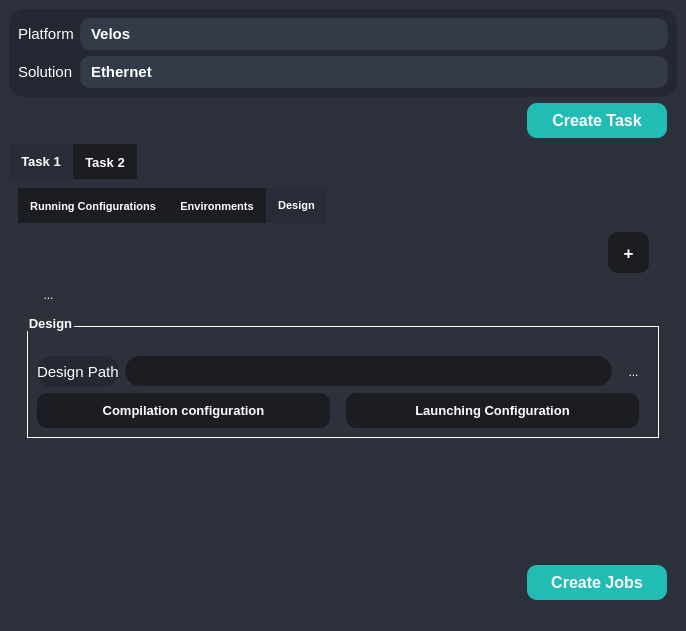
<?xml version="1.0" encoding="UTF-8"?>
<ui version="4.0">
 <class>MainWindow</class>
 <widget class="QMainWindow" name="MainWindow">
  <property name="geometry">
   <rect>
    <x>0</x>
    <y>0</y>
    <width>686</width>
    <height>631</height>
   </rect>
  </property>
  <property name="windowTitle">
   <string>MainWindow</string>
  </property>
  <property name="styleSheet">
   <string notr="true">QWidget{
	background-color: rgb(44, 49, 59);
	color: white;
}

#MainWindow, #scrollAreaWidgetContents{
	background-color: rgb(44, 49, 59);
}</string>
  </property>
  <widget class="QWidget" name="centralwidget">
   <property name="styleSheet">
    <string notr="true">/* QFrame */
QFrame {
	border-radius: 15px;
	background-color: rgb(37, 40, 50);
}
/* Label */
QLabel{
	color: rgb(255, 255, 255);
}
/* ToolButton */
QToolButton {
	border: 0px;
	width: 28px;
	height: 28px;
	background-color: transparent;
	color: rgb(255, 255, 255);
	border-radius: 15px;
}
QToolButton:hover {
	background-color: rgb(57, 65, 80);
	border: 2px solid rgb(61, 70, 86);
}
QToolButton:pressed {
	background-color: rgb(35, 40, 49);
	border: 2px solid rgb(43, 50, 61);
}
/* Button */
QPushButton {
	border: 0px solid rgb(52, 59, 72);
	background-color: rgb(52, 59, 72);
	color: rgb(255, 255, 255);
	border-radius: 10px;
	margin-right:10px;
}
QPushButton:hover {
	background-color: rgb(57, 65, 80);
	border: 5px solid transparent;
}
QPushButton:pressed {
	background-color: rgb(35, 40, 49);
	border: 7px solid transparent;
}
QPushButton:disabled {
	background-color: rgb(102, 109, 122);
	color: rgb(168, 168, 168);
}
/* ComboBox */
QScrollBar:horizontal {
	border: none;
	background: rgb(52, 59, 72);
	height: 14px;
	margin: 0px 21px 0 21px;
	border-radius: 0px;
}
QFrame QScrollBar:vertical {
	border: none;
	background: rgb(52, 59, 72);
	width: 14px;
	margin: 21px 0 21px 0;
	border-radius: 0px;
}

QScrollBar::handle:horizontal {
	background: rgb(85, 170, 255);
	min-width: 25px;
	border-radius: 7px
}
QScrollBar::add-line:horizontal {
	border: none;
	background: rgb(55, 63, 77);
	width: 20px;
	border-top-right-radius: 7px;
	border-bottom-right-radius: 7px;
	subcontrol-position: right;
	subcontrol-origin: margin;
}
QScrollBar::sub-line:horizontal {
	border: none;
	background: rgb(55, 63, 77);
	width: 20px;
	border-top-left-radius: 7px;
	border-bottom-left-radius: 7px;
	subcontrol-position: left;
	subcontrol-origin: margin;
}
QScrollBar::up-arrow:horizontal, QScrollBar::down-arrow:horizontal
{
	background: none;
}
QScrollBar::add-page:horizontal, QScrollBar::sub-page:horizontal
{
	background: none;
}
QScrollBar::handle:vertical {
	background: rgb(85, 170, 255);
	min-height: 25px;
	border-radius: 7px
}
QScrollBar::add-line:vertical {
	border: none;
	background: rgb(55, 63, 77);
	height: 20px;
	border-bottom-left-radius: 7px;
	border-bottom-right-radius: 7px;
	subcontrol-position: bottom;
	subcontrol-origin: margin;
}
QScrollBar::sub-line:vertical {
	border: none;
	background: rgb(55, 63, 77);
	height: 20px;
	border-top-left-radius: 7px;
	border-top-right-radius: 7px;
	subcontrol-position: top;
	subcontrol-origin: margin;
}
QScrollBar::up-arrow:vertical, QScrollBar::down-arrow:vertical {
	background: none;
}
QScrollBar::add-page:vertical, QScrollBar::sub-page:vertical {
	background: none;
}
QComboBox {
	background-color: rgb(52, 59, 72);
	border: 1px solid rgb(49, 54, 65);
	height: 30px;
	border-radius: 10px;
	padding-left: 10px;
	padding-right: 15px;
	color: rgb(255, 255, 255);
}
QComboBox QAbstractItemView {
    background-color:rgb(27, 29, 35);
	border: 0px;
	color: #fff;
    selection-background-color: rgb(22, 51, 79);
    outline: none;
}
QComboBox QAbstractItemView::item:selected {
    background-color: rgb(22, 51, 79);
}
QComboBox::drop-down {
	border: 0px;
}
QComboBox::down-arrow{
	image: url(&quot;:/icons/icons/cil-chevron-bottom.png&quot;);
	width:15px;
	height:15px;
	margin-right:15px;
}
QComboBox:on {
	border: 0px solid rgb(61, 70, 86);
	background-color: rgb(57, 65, 80)
}
QComboBox QListView {
	background-color: rgb(27, 29, 35);
	border-radius: 10px;
	color: #FFF;
	padding: 10px;
}
QComboBox:disabled {
	background-color: #808080;
}
/* QGroupBox  */
QGroupBox::title{
	color: rgb(255, 255, 255);
	margin-top: 10px;
	bottom: 20px;
}
QGroupBox{
	margin-top: 10px;
	background-color: transparent;
    border: 1px solid rgb(255, 255, 255);
	padding-top: 20px;
}
/* LineEdit */
QLineEdit{
	border: 0px solid rgb(37, 39, 48);
	height: 30px;
	border-radius: 15px;
	color: white;
	padding-left: 20px;
	padding-right: 20px;
	background-color: rgb(27, 29, 35);
}
QLineEdit:hover{
	border: 2px solid rgb(64, 71, 88)
}
QLineEdit:focus{
	border: 3px solid rgb(91, 101, 124);
	color: white;
}
QLineEdit:disabled {
	background-color: #808080;
}
/* Table */
QFrame QScrollBar:horizontal {
    border: none;
    background: rgb(52, 59, 72);
    height: 14px;
    margin: 0px 21px 0 21px;
	border-radius: 0px;
}
 QFrame QScrollBar:vertical {
	border: none;
    background: rgb(52, 59, 72);
    width: 14px;
    margin: 21px 0 21px 0;
	border-radius: 0px;
 }

QScrollBar::handle:horizontal {
    background: rgb(85, 170, 255);
    min-width: 25px;
	border-radius: 7px
}
QScrollBar::add-line:horizontal {
    border: none;
    background: rgb(55, 63, 77);
    width: 20px;
	border-top-right-radius: 7px;
    border-bottom-right-radius: 7px;
    subcontrol-position: right;
    subcontrol-origin: margin;
}
QScrollBar::sub-line:horizontal {
    border: none;
    background: rgb(55, 63, 77);
    width: 20px;
	border-top-left-radius: 7px;
    border-bottom-left-radius: 7px;
    subcontrol-position: left;
    subcontrol-origin: margin;
}
QScrollBar::up-arrow:horizontal, QScrollBar::down-arrow:horizontal
{
     background: none;
}
QScrollBar::add-page:horizontal, QScrollBar::sub-page:horizontal
{
     background: none;
}
 QScrollBar::handle:vertical {
	background: rgb(85, 170, 255);
    min-height: 25px;
	border-radius: 7px
 }
 QScrollBar::add-line:vertical {
     border: none;
    background: rgb(55, 63, 77);
     height: 20px;
	border-bottom-left-radius: 7px;
    border-bottom-right-radius: 7px;
     subcontrol-position: bottom;
     subcontrol-origin: margin;
 }
 QScrollBar::sub-line:vertical {
	border: none;
    background: rgb(55, 63, 77);
     height: 20px;
	border-top-left-radius: 7px;
    border-top-right-radius: 7px;
     subcontrol-position: top;
     subcontrol-origin: margin;
 }
 QScrollBar::up-arrow:vertical, QScrollBar::down-arrow:vertical {
     background: none;
 }
 QScrollBar::add-page:vertical, QScrollBar::sub-page:vertical {
     background: none;
 }
QTableWidget {
	background-color: rgb(39, 44, 54);
	padding: 10px;
	border-radius: 10px;
	gridline-color: rgb(49, 54, 65);
}
QTableWidget::item:selected{
	background-color: rgb(85, 170, 255);
	background-color: rgb(44, 49, 59);
}
QHeaderView::section{
	Background-color: rgb(39, 44, 54);
	border: 1px solid rgb(44, 49, 60);
	color: white;
	border-style: none;
    border-bottom: 1px solid rgb(44, 49, 60);
    border-right: 1px solid rgb(44, 49, 60);
}
/* Tab */
QTabBar::tab{
	height:35px;
}
QTabWidget::pane {
 	border: 0px solid rgb(39, 44, 54);
 	color: rgb(255, 255, 255);
}
QTabBar::tab:selected{
	background-color:rgb(39, 44, 54);
 	color: rgb(255, 255, 255);
}
QTabBar::tab:!selected{
	background-color: rgb(30, 35, 45);
 	color: rgb(255, 255, 255);
}
QTabBar::tab:!selected:hover{
	background-color: rgb(85, 170, 255);
 	color: rgb(255, 255, 255);
}
/* Splitter */
QSplitter::handle{
	background-color: gray;
}</string>
   </property>
   <layout class="QGridLayout" name="gridLayout_2">
    <item row="2" column="0">
     <layout class="QHBoxLayout" name="horizontalLayout">
      <item>
       <spacer name="horizontalSpacer_2">
        <property name="orientation">
         <enum>Qt::Horizontal</enum>
        </property>
        <property name="sizeHint" stdset="0">
         <size>
          <width>40</width>
          <height>20</height>
         </size>
        </property>
       </spacer>
      </item>
      <item>
       <widget class="QPushButton" name="pushButtonCreate_2">
        <property name="minimumSize">
         <size>
          <width>150</width>
          <height>35</height>
         </size>
        </property>
        <property name="font">
         <font>
          <pointsize>12</pointsize>
          <bold>true</bold>
         </font>
        </property>
        <property name="styleSheet">
         <string notr="true">QPushButton {
	background-color: rgb(33, 188, 180);
}

QPushButton:hover {
	background-color: rgb(84, 195, 195);
}

QPushButton:pressed {
	background-color: rgb(25, 154, 147);
}

QPushButton:disabled {
	background-color: rgb(180, 180, 180);
	color: rgb(100, 100, 100);
}
</string>
        </property>
        <property name="text">
         <string>Create Jobs</string>
        </property>
       </widget>
      </item>
     </layout>
    </item>
    <item row="0" column="0">
     <layout class="QGridLayout" name="gridLayout">
      <item row="0" column="0" colspan="2">
       <widget class="QFrame" name="config_frame_2">
        <property name="sizePolicy">
         <sizepolicy hsizetype="Expanding" vsizetype="Fixed">
          <horstretch>0</horstretch>
          <verstretch>0</verstretch>
         </sizepolicy>
        </property>
        <property name="maximumSize">
         <size>
          <width>16777215</width>
          <height>134</height>
         </size>
        </property>
        <property name="frameShape">
         <enum>QFrame::StyledPanel</enum>
        </property>
        <property name="frameShadow">
         <enum>QFrame::Raised</enum>
        </property>
        <layout class="QGridLayout" name="gridLayout_4">
         <item row="0" column="0">
          <layout class="QFormLayout" name="formLayout_2">
           <item row="0" column="0">
            <widget class="QLabel" name="directoryLabel_2">
             <property name="sizePolicy">
              <sizepolicy hsizetype="Expanding" vsizetype="Expanding">
               <horstretch>0</horstretch>
               <verstretch>0</verstretch>
              </sizepolicy>
             </property>
             <property name="font">
              <font>
               <family>MS Shell Dlg 2</family>
               <pointsize>11</pointsize>
               <italic>false</italic>
               <bold>false</bold>
              </font>
             </property>
             <property name="lineWidth">
              <number>0</number>
             </property>
             <property name="text">
              <string>Platform</string>
             </property>
            </widget>
           </item>
           <item row="0" column="1">
            <widget class="QComboBox" name="comboBox_2">
             <property name="font">
              <font>
               <pointsize>11</pointsize>
               <bold>true</bold>
              </font>
             </property>
             <item>
              <property name="text">
               <string>Velos</string>
              </property>
             </item>
             <item>
              <property name="text">
               <string>VPS</string>
              </property>
             </item>
            </widget>
           </item>
           <item row="1" column="0">
            <widget class="QLabel" name="platformLabel_3">
             <property name="font">
              <font>
               <family>MS Shell Dlg 2</family>
               <pointsize>11</pointsize>
               <italic>false</italic>
               <bold>false</bold>
              </font>
             </property>
             <property name="text">
              <string>Solution</string>
             </property>
            </widget>
           </item>
           <item row="1" column="1">
            <widget class="QComboBox" name="platformComboBox_2">
             <property name="font">
              <font>
               <family>Nirmala UI</family>
               <pointsize>11</pointsize>
               <italic>false</italic>
               <bold>true</bold>
              </font>
             </property>
             <property name="styleSheet">
              <string notr="true"/>
             </property>
             <item>
              <property name="text">
               <string>Ethernet</string>
              </property>
             </item>
             <item>
              <property name="text">
               <string>5G</string>
              </property>
             </item>
            </widget>
           </item>
          </layout>
         </item>
        </layout>
       </widget>
      </item>
      <item row="1" column="0">
       <spacer name="horizontalSpacer">
        <property name="orientation">
         <enum>Qt::Horizontal</enum>
        </property>
        <property name="sizeHint" stdset="0">
         <size>
          <width>548</width>
          <height>20</height>
         </size>
        </property>
       </spacer>
      </item>
      <item row="1" column="1">
       <widget class="QPushButton" name="pushButtonCreate">
        <property name="minimumSize">
         <size>
          <width>150</width>
          <height>35</height>
         </size>
        </property>
        <property name="font">
         <font>
          <pointsize>12</pointsize>
          <bold>true</bold>
         </font>
        </property>
        <property name="styleSheet">
         <string notr="true">QPushButton {
	background-color: rgb(33, 188, 180);
}

QPushButton:hover {
	background-color: rgb(84, 195, 195);
}

QPushButton:pressed {
	background-color: rgb(25, 154, 147);
}

QPushButton:disabled {
	background-color: rgb(180, 180, 180);
	color: rgb(100, 100, 100);
}
</string>
        </property>
        <property name="text">
         <string>Create Task</string>
        </property>
       </widget>
      </item>
     </layout>
    </item>
    <item row="1" column="0">
     <widget class="QTabWidget" name="Job">
      <property name="palette">
       <palette>
        <active>
         <colorrole role="WindowText">
          <brush brushstyle="SolidPattern">
           <color alpha="255">
            <red>255</red>
            <green>255</green>
            <blue>255</blue>
           </color>
          </brush>
         </colorrole>
         <colorrole role="Button">
          <brush brushstyle="SolidPattern">
           <color alpha="255">
            <red>44</red>
            <green>49</green>
            <blue>59</blue>
           </color>
          </brush>
         </colorrole>
         <colorrole role="Text">
          <brush brushstyle="SolidPattern">
           <color alpha="255">
            <red>255</red>
            <green>255</green>
            <blue>255</blue>
           </color>
          </brush>
         </colorrole>
         <colorrole role="ButtonText">
          <brush brushstyle="SolidPattern">
           <color alpha="255">
            <red>255</red>
            <green>255</green>
            <blue>255</blue>
           </color>
          </brush>
         </colorrole>
         <colorrole role="Base">
          <brush brushstyle="SolidPattern">
           <color alpha="255">
            <red>44</red>
            <green>49</green>
            <blue>59</blue>
           </color>
          </brush>
         </colorrole>
         <colorrole role="Window">
          <brush brushstyle="SolidPattern">
           <color alpha="255">
            <red>44</red>
            <green>49</green>
            <blue>59</blue>
           </color>
          </brush>
         </colorrole>
         <colorrole role="PlaceholderText">
          <brush brushstyle="SolidPattern">
           <color alpha="128">
            <red>255</red>
            <green>255</green>
            <blue>255</blue>
           </color>
          </brush>
         </colorrole>
        </active>
        <inactive>
         <colorrole role="WindowText">
          <brush brushstyle="SolidPattern">
           <color alpha="255">
            <red>255</red>
            <green>255</green>
            <blue>255</blue>
           </color>
          </brush>
         </colorrole>
         <colorrole role="Button">
          <brush brushstyle="SolidPattern">
           <color alpha="255">
            <red>44</red>
            <green>49</green>
            <blue>59</blue>
           </color>
          </brush>
         </colorrole>
         <colorrole role="Text">
          <brush brushstyle="SolidPattern">
           <color alpha="255">
            <red>255</red>
            <green>255</green>
            <blue>255</blue>
           </color>
          </brush>
         </colorrole>
         <colorrole role="ButtonText">
          <brush brushstyle="SolidPattern">
           <color alpha="255">
            <red>255</red>
            <green>255</green>
            <blue>255</blue>
           </color>
          </brush>
         </colorrole>
         <colorrole role="Base">
          <brush brushstyle="SolidPattern">
           <color alpha="255">
            <red>44</red>
            <green>49</green>
            <blue>59</blue>
           </color>
          </brush>
         </colorrole>
         <colorrole role="Window">
          <brush brushstyle="SolidPattern">
           <color alpha="255">
            <red>44</red>
            <green>49</green>
            <blue>59</blue>
           </color>
          </brush>
         </colorrole>
         <colorrole role="PlaceholderText">
          <brush brushstyle="SolidPattern">
           <color alpha="128">
            <red>255</red>
            <green>255</green>
            <blue>255</blue>
           </color>
          </brush>
         </colorrole>
        </inactive>
        <disabled>
         <colorrole role="WindowText">
          <brush brushstyle="SolidPattern">
           <color alpha="255">
            <red>255</red>
            <green>255</green>
            <blue>255</blue>
           </color>
          </brush>
         </colorrole>
         <colorrole role="Button">
          <brush brushstyle="SolidPattern">
           <color alpha="255">
            <red>44</red>
            <green>49</green>
            <blue>59</blue>
           </color>
          </brush>
         </colorrole>
         <colorrole role="Text">
          <brush brushstyle="SolidPattern">
           <color alpha="255">
            <red>255</red>
            <green>255</green>
            <blue>255</blue>
           </color>
          </brush>
         </colorrole>
         <colorrole role="ButtonText">
          <brush brushstyle="SolidPattern">
           <color alpha="255">
            <red>255</red>
            <green>255</green>
            <blue>255</blue>
           </color>
          </brush>
         </colorrole>
         <colorrole role="Base">
          <brush brushstyle="SolidPattern">
           <color alpha="255">
            <red>44</red>
            <green>49</green>
            <blue>59</blue>
           </color>
          </brush>
         </colorrole>
         <colorrole role="Window">
          <brush brushstyle="SolidPattern">
           <color alpha="255">
            <red>44</red>
            <green>49</green>
            <blue>59</blue>
           </color>
          </brush>
         </colorrole>
         <colorrole role="PlaceholderText">
          <brush brushstyle="SolidPattern">
           <color alpha="128">
            <red>255</red>
            <green>255</green>
            <blue>255</blue>
           </color>
          </brush>
         </colorrole>
        </disabled>
       </palette>
      </property>
      <property name="font">
       <font>
        <pointsize>10</pointsize>
        <bold>true</bold>
       </font>
      </property>
      <property name="styleSheet">
       <string notr="true">
QTabWidget::pane{
border-color:none;
}
QTabWidget:tab-bar {
border-color:none;
}
QTabBar:tab:selected{
background-color:#282c37;
color:white;
}
QTabBar:tab:!selected{
background-color:#1b1d22;
color:white;
}
</string>
      </property>
      <property name="currentIndex">
       <number>0</number>
      </property>
      <widget class="QWidget" name="Task_1">
       <property name="styleSheet">
        <string notr="true">background-color: #292c36;
/* ToolButton */
QToolButton {
	border: 0px;
	width: 28px;
	height: 28px;
	background-color: transparent;
	color: rgb(255, 255, 255);
	border-radius: 15px;
}
QToolButton:hover {
	background-color: rgb(57, 65, 80);
	border: 2px solid rgb(61, 70, 86);
}
QToolButton:pressed {
	background-color: rgb(35, 40, 49);
	border: 2px solid rgb(43, 50, 61);
}
QPushButton{
	background-color: rgb(27, 29, 35);
}</string>
       </property>
       <attribute name="title">
        <string>Task 1</string>
       </attribute>
       <layout class="QGridLayout" name="gridLayout_3">
        <item row="0" column="0">
         <widget class="QTabWidget" name="tabWidget">
          <property name="font">
           <font>
            <pointsize>8</pointsize>
            <bold>true</bold>
           </font>
          </property>
          <property name="styleSheet">
           <string notr="true">background-color:rgb(37, 40, 50);
QLineEdit{
	border: 0px solid rgb(37, 39, 48);
	height: 30px;
	border-radius: 15px;
	color: white;
	padding-left: 20px;
	padding-right: 20px;
	background-color: red;
}
QLineEdit:hover{
	border: 2px solid rgb(64, 71, 88)
}
QLineEdit:focus{
	border: 3px solid rgb(91, 101, 124);
	color: white;
}
QLineEdit:disabled {
	background-color: #808080;
}
QLineEdit{
	border: 0px solid rgb(37, 39, 48);
	height: 30px;
	border-radius: 15px;
	color: white;
	padding-left: 20px;
	padding-right: 20px;
	background-color: rgb(27, 29, 35);
}
QLineEdit:hover{
	border: 2px solid rgb(64, 71, 88)
}
QLineEdit:focus{
	border: 3px solid rgb(91, 101, 124);
	color: white;
}
QLineEdit:disabled {
	background-color: #808080;
}


</string>
          </property>
          <property name="currentIndex">
           <number>2</number>
          </property>
          <widget class="QWidget" name="running_config">
           <attribute name="title">
            <string>Running Configurations</string>
           </attribute>
          </widget>
          <widget class="QWidget" name="environments">
           <property name="styleSheet">
            <string notr="true">QLineEdit{
	border: 0px solid rgb(37, 39, 48);
	height: 30px;
	border-radius: 15px;
	color: white;
	padding-left: 20px;
	padding-right: 20px;
	background-color: rgb(27, 29, 35);
}
QLineEdit:hover{
	border: 2px solid rgb(64, 71, 88)
}
QLineEdit:focus{
	border: 3px solid rgb(91, 101, 124);
	color: white;
}
QLineEdit:disabled {
	background-color: #808080;
}
/* ToolButton */
QToolButton {
	border: 0px;
	width: 28px;
	height: 28px;
	background-color: transparent;
	color: rgb(255, 255, 255);
	border-radius: 15px;
}
QToolButton:hover {
	background-color: rgb(57, 65, 80);
	border: 2px solid rgb(61, 70, 86);
}
QToolButton:pressed {
	background-color: rgb(35, 40, 49);
	border: 2px solid rgb(43, 50, 61);
}
QPushButton{
	background-color: rgb(27, 29, 35);
}

</string>
           </property>
           <attribute name="title">
            <string>Environments</string>
           </attribute>
           <layout class="QFormLayout" name="formLayout_3">
            <item row="0" column="0" colspan="2">
             <layout class="QGridLayout" name="gridLayout_6">
              <item row="0" column="0">
               <layout class="QHBoxLayout" name="horizontalLayout_5">
                <item>
                 <widget class="QLabel" name="databaseLabel_2">
                  <property name="font">
                   <font>
                    <family>MS Shell Dlg 2</family>
                    <pointsize>11</pointsize>
                    <italic>false</italic>
                    <bold>false</bold>
                   </font>
                  </property>
                  <property name="lineWidth">
                   <number>0</number>
                  </property>
                  <property name="text">
                   <string>Design Path</string>
                  </property>
                 </widget>
                </item>
                <item>
                 <widget class="QLineEdit" name="lineEditDatabasePath_2">
                  <property name="focusPolicy">
                   <enum>Qt::ClickFocus</enum>
                  </property>
                  <property name="styleSheet">
                   <string notr="true"/>
                  </property>
                 </widget>
                </item>
                <item>
                 <widget class="QToolButton" name="toolButtonBrowseDatabase_3">
                  <property name="styleSheet">
                   <string notr="true"/>
                  </property>
                  <property name="text">
                   <string>...</string>
                  </property>
                  <property name="icon">
                   <iconset>
                    <normaloff>:/icons/icons/folder_icon.png</normaloff>:/icons/icons/folder_icon.png</iconset>
                  </property>
                 </widget>
                </item>
               </layout>
              </item>
              <item row="1" column="0">
               <layout class="QVBoxLayout" name="verticalLayout">
                <item>
                 <widget class="QRadioButton" name="radioButton">
                  <property name="font">
                   <font>
                    <pointsize>11</pointsize>
                    <bold>false</bold>
                   </font>
                  </property>
                  <property name="text">
                   <string>All</string>
                  </property>
                 </widget>
                </item>
                <item>
                 <layout class="QHBoxLayout" name="horizontalLayout_6">
                  <item>
                   <widget class="QRadioButton" name="radioButton_2">
                    <property name="font">
                     <font>
                      <pointsize>11</pointsize>
                     </font>
                    </property>
                    <property name="text">
                     <string>Range</string>
                    </property>
                   </widget>
                  </item>
                  <item>
                   <widget class="QLabel" name="databaseLabel_4">
                    <property name="font">
                     <font>
                      <family>MS Shell Dlg 2</family>
                      <pointsize>11</pointsize>
                      <italic>false</italic>
                      <bold>false</bold>
                     </font>
                    </property>
                    <property name="lineWidth">
                     <number>0</number>
                    </property>
                    <property name="text">
                     <string>From</string>
                    </property>
                   </widget>
                  </item>
                  <item>
                   <widget class="QLineEdit" name="lineEditDatabasePath_3">
                    <property name="focusPolicy">
                     <enum>Qt::ClickFocus</enum>
                    </property>
                    <property name="styleSheet">
                     <string notr="true"/>
                    </property>
                   </widget>
                  </item>
                  <item>
                   <widget class="QLabel" name="databaseLabel_3">
                    <property name="font">
                     <font>
                      <family>MS Shell Dlg 2</family>
                      <pointsize>11</pointsize>
                      <italic>false</italic>
                      <bold>false</bold>
                     </font>
                    </property>
                    <property name="lineWidth">
                     <number>0</number>
                    </property>
                    <property name="text">
                     <string>To</string>
                    </property>
                   </widget>
                  </item>
                  <item>
                   <widget class="QLineEdit" name="lineEditDatabasePath_4">
                    <property name="focusPolicy">
                     <enum>Qt::ClickFocus</enum>
                    </property>
                    <property name="styleSheet">
                     <string notr="true"/>
                    </property>
                   </widget>
                  </item>
                 </layout>
                </item>
                <item>
                 <widget class="QRadioButton" name="radioButton_3">
                  <property name="font">
                   <font>
                    <pointsize>11</pointsize>
                   </font>
                  </property>
                  <property name="text">
                   <string>Binary Search</string>
                  </property>
                 </widget>
                </item>
               </layout>
              </item>
             </layout>
            </item>
           </layout>
          </widget>
          <widget class="QWidget" name="design">
           <property name="styleSheet">
            <string notr="true">QLineEdit{
	border: 0px solid rgb(37, 39, 48);
	height: 30px;
	border-radius: 15px;
	color: white;
	padding-left: 20px;
	padding-right: 20px;
	background-color: rgb(27, 29, 35);
}
QLineEdit:hover{
	border: 2px solid rgb(64, 71, 88)
}
QLineEdit:focus{
	border: 3px solid rgb(91, 101, 124);
	color: white;
}
QLineEdit:disabled {
	background-color: #808080;
}
/* ToolButton */
QToolButton {
	border: 0px;
	width: 28px;
	height: 28px;
	background-color: transparent;
	color: rgb(255, 255, 255);
	border-radius: 15px;
}
QToolButton:hover {
	background-color: rgb(57, 65, 80);
	border: 2px solid rgb(61, 70, 86);
}
QToolButton:pressed {
	background-color: rgb(35, 40, 49);
	border: 2px solid rgb(43, 50, 61);
}
QPushButton{
	background-color: rgb(27, 29, 35);
}

</string>
           </property>
           <attribute name="title">
            <string>Design</string>
           </attribute>
           <layout class="QFormLayout" name="formLayout">
            <item row="0" column="0" colspan="2">
             <layout class="QHBoxLayout" name="horizontalLayout_4">
              <item>
               <spacer name="horizontalSpacer_3">
                <property name="orientation">
                 <enum>Qt::Horizontal</enum>
                </property>
                <property name="sizeHint" stdset="0">
                 <size>
                  <width>658</width>
                  <height>20</height>
                 </size>
                </property>
               </spacer>
              </item>
              <item>
               <widget class="QPushButton" name="pushButton">
                <property name="sizePolicy">
                 <sizepolicy hsizetype="Maximum" vsizetype="Maximum">
                  <horstretch>0</horstretch>
                  <verstretch>0</verstretch>
                 </sizepolicy>
                </property>
                <property name="minimumSize">
                 <size>
                  <width>51</width>
                  <height>41</height>
                 </size>
                </property>
                <property name="maximumSize">
                 <size>
                  <width>51</width>
                  <height>41</height>
                 </size>
                </property>
                <property name="font">
                 <font>
                  <pointsize>13</pointsize>
                  <bold>true</bold>
                 </font>
                </property>
                <property name="text">
                 <string>+</string>
                </property>
               </widget>
              </item>
             </layout>
            </item>
            <item row="1" column="1">
             <widget class="QToolButton" name="toolButtonBrowseDatabase">
              <property name="styleSheet">
               <string notr="true"/>
              </property>
              <property name="text">
               <string>...</string>
              </property>
              <property name="icon">
               <iconset>
                <normaloff>:/icons/icons/folder_icon.png</normaloff>:/icons/icons/folder_icon.png</iconset>
              </property>
             </widget>
            </item>
            <item row="2" column="0" colspan="2">
             <widget class="QGroupBox" name="groupBox">
              <property name="font">
               <font>
                <pointsize>10</pointsize>
                <bold>true</bold>
               </font>
              </property>
              <property name="title">
               <string>Design</string>
              </property>
              <layout class="QGridLayout" name="gridLayout_5">
               <item row="0" column="0">
                <layout class="QHBoxLayout" name="horizontalLayout_2">
                 <item>
                  <widget class="QLabel" name="databaseLabel">
                   <property name="font">
                    <font>
                     <family>MS Shell Dlg 2</family>
                     <pointsize>11</pointsize>
                     <italic>false</italic>
                     <bold>false</bold>
                    </font>
                   </property>
                   <property name="lineWidth">
                    <number>0</number>
                   </property>
                   <property name="text">
                    <string>Design Path</string>
                   </property>
                  </widget>
                 </item>
                 <item>
                  <widget class="QLineEdit" name="lineEditDatabasePath">
                   <property name="focusPolicy">
                    <enum>Qt::ClickFocus</enum>
                   </property>
                   <property name="styleSheet">
                    <string notr="true"/>
                   </property>
                  </widget>
                 </item>
                 <item>
                  <widget class="QToolButton" name="toolButtonBrowseDatabase_2">
                   <property name="styleSheet">
                    <string notr="true"/>
                   </property>
                   <property name="text">
                    <string>...</string>
                   </property>
                   <property name="icon">
                    <iconset>
                     <normaloff>:/icons/icons/folder_icon.png</normaloff>:/icons/icons/folder_icon.png</iconset>
                   </property>
                  </widget>
                 </item>
                </layout>
               </item>
               <item row="1" column="0">
                <layout class="QHBoxLayout" name="horizontalLayout_3">
                 <item>
                  <widget class="QPushButton" name="pushButtonAdd">
                   <property name="sizePolicy">
                    <sizepolicy hsizetype="Preferred" vsizetype="Fixed">
                     <horstretch>0</horstretch>
                     <verstretch>0</verstretch>
                    </sizepolicy>
                   </property>
                   <property name="minimumSize">
                    <size>
                     <width>150</width>
                     <height>35</height>
                    </size>
                   </property>
                   <property name="font">
                    <font>
                     <pointsize>10</pointsize>
                     <bold>true</bold>
                    </font>
                   </property>
                   <property name="focusPolicy">
                    <enum>Qt::NoFocus</enum>
                   </property>
                   <property name="styleSheet">
                    <string notr="true"/>
                   </property>
                   <property name="text">
                    <string>Compilation configuration</string>
                   </property>
                  </widget>
                 </item>
                 <item>
                  <widget class="QPushButton" name="pushButtonAdd_2">
                   <property name="sizePolicy">
                    <sizepolicy hsizetype="Preferred" vsizetype="Fixed">
                     <horstretch>0</horstretch>
                     <verstretch>0</verstretch>
                    </sizepolicy>
                   </property>
                   <property name="minimumSize">
                    <size>
                     <width>150</width>
                     <height>35</height>
                    </size>
                   </property>
                   <property name="font">
                    <font>
                     <pointsize>10</pointsize>
                     <bold>true</bold>
                    </font>
                   </property>
                   <property name="focusPolicy">
                    <enum>Qt::NoFocus</enum>
                   </property>
                   <property name="styleSheet">
                    <string notr="true"/>
                   </property>
                   <property name="text">
                    <string>Launching Configuration</string>
                   </property>
                  </widget>
                 </item>
                </layout>
               </item>
              </layout>
             </widget>
            </item>
           </layout>
          </widget>
         </widget>
        </item>
       </layout>
      </widget>
      <widget class="QWidget" name="Task_2">
       <property name="styleSheet">
        <string notr="true">border:none;
</string>
       </property>
       <attribute name="title">
        <string>Task 2</string>
       </attribute>
      </widget>
     </widget>
    </item>
   </layout>
  </widget>
  <widget class="QMenuBar" name="menubar">
   <property name="geometry">
    <rect>
     <x>0</x>
     <y>0</y>
     <width>686</width>
     <height>22</height>
    </rect>
   </property>
  </widget>
  <widget class="QStatusBar" name="statusbar"/>
 </widget>
 <resources/>
 <connections/>
</ui>
